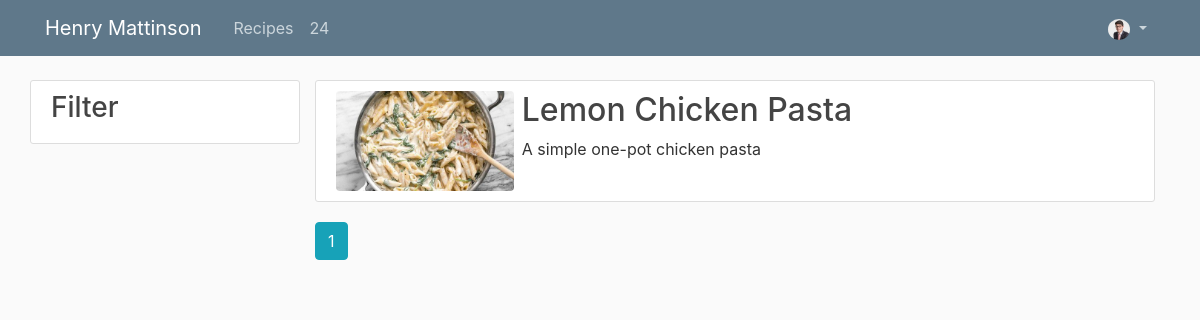
The page /recipes (signed in) on the database its author committed.
### website/models.py (models this page shows, shortened)
class User(db.Model, UserMixin):
    id = db.Column(db.Integer, primary_key=True)
    username = db.Column(db.String(20), unique=True, nullable=False)
    email = db.Column(db.String(120), unique=True, nullable=False)
    image_file = db.Column(db.String(20), nullable=False, default='default.jpg')
    password = db.Column(db.String(60), nullable=False)

class Recipe(db.Model):
    id = db.Column(db.Integer, primary_key=True)
    title = db.Column(db.String(100), nullable=False)
    description = db.Column(db.Text, nullable=False)
    image_file = db.Column(db.String(20), nullable=False, default='default.jpg')
    time = db.Column(db.Integer, nullable=False)
    people = db.Column(db.Integer, nullable=False)
    difficulty = db.Column(db.String(16), nullable=False)
    source_name = db.Column(db.String(100), nullable=False)
    source_link = db.Column(db.String(100), nullable=False)
    ingredients = db.Column(db.String, nullable=False)
    method = db.Column(db.Text, nullable=False)
    tags = db.Column(db.String, nullable=False)
    type = db.Column(db.String, nullable=False)
    notes = db.Column(db.Text, nullable=False)

### website/recipes/routes.py (the view)
@recipes.route("/recipes")
def all():
    page = request.args.get('page', 1, type=int)
    recipes = Recipe.query.order_by(Recipe.id.desc()).paginate(page=page, per_page=10)
    return render_template('recipes.html', recipes=recipes)

### website/models.py (called while the page is built)
@login_manager.user_loader
def load_user(user_id):
    return User.query.get(int(user_id))

### website/templates/recipes.html
{% extends "layout.html" %}
{% block content %}
    {% for recipe in recipes.items %}
    <div class="row">
      <div class="col-3 pl-0">
        <div class="content-section">
          <h3>Filter</h3>
        </div>
      </div>
      <div class="col-9 pl-0">
        <article class="media content-section">
          <div class="media-body">
            <img class="rounded float-left mr-2 pl-0"
                  src="{{ url_for('static', filename='recipe_pics/' + recipe.image_file) }}"
                  height="100">
            <h2><a class="article-title" href="{{ url_for('recipes.recipe', recipe_id=recipe.id) }}">{{ recipe.title }}</a></h2>
            <p class="article-content">{{ recipe.description }}</p>
          </div>
        </article>
      {% endfor %}
      {% for page_num in recipes.iter_pages(left_edge=1, right_edge=1, left_current=1, right_current=2) %}
        {% if page_num %}
          {% if recipes.page == page_num %}
            <a class="btn btn-info mb-4" href="{{ url_for('main.home', page=page_num) }}">{{ page_num }}</a>
          {% else %}
            <a class="btn btn-outline-info mb-4" href="{{ url_for('main.home', page=page_num) }}">{{ page_num }}</a>
          {% endif %}
        {% else %}
          ...
        {% endif %}
      {% endfor %}
    </div>
{% endblock content %}

### website/templates/layout.html (shortened to what this page needs)
<!DOCTYPE html>
<html>
<head>
    <link rel="stylesheet" href="https://maxcdn.bootstrapcdn.com/bootstrap/4.0.0/css/bootstrap.min.css">
    <link rel="stylesheet" type="text/css" href="{{ url_for('static', filename='main.css') }}">
</head>
<body>
    <header class="site-header">
      <nav class="navbar navbar-expand-md navbar-dark bg-steel fixed-top">
        <div class="container">
          <a class="navbar-brand mr-4" href="{{ url_for('main.home')}}">Henry Mattinson</a>
          <div class="collapse navbar-collapse" id="navbarToggle">
            <div class="navbar-nav mr-auto">
              <a class="nav-item nav-link" href="{{ url_for('recipes.all')}}">Recipes</a>
              <a class="nav-item nav-link" href="{{ url_for('card_solver.card_solver')}}">24</a>
            </div>
            <div class="navbar-nav">
              {% if current_user.is_authenticated %}
                <li class="nav-item dropdown">
                  <a class="nav-link dropdown-toggle" href="#" id="navbarDropdown" role="button" data-toggle="dropdown"  aria-haspopup="true" aria-expanded="false">
                    <img class="rounded-circle"
                          src="{{ url_for('static', filename='profile_pics/' + current_user.image_file) }}"
                          height="21">
                  </a>
                </li>
              {% else %}
                <a class="nav-item nav-link" href="{{ url_for('users.login')}}">Login</a>
                <a class="nav-item nav-link" href="{{ url_for('users.register')}}">Register</a>
              {% endif %}
            </div>
          </div>
        </div>
      </nav>
    </header>
    <main role="main" class="container">
      <div class="row">
        <div class="col-md-12">
          {% block content %}
          {% endblock %}
        </div>
      </div>
    </main>
</body>
</html>

### website/static/main.css (style rules this page uses)
body { background: #fafafa; color: #333333; margin-top: 5rem; }
h1, h2, h3, h4, h5, h6 { color: #444444; }
.bg-steel { background-color: #5f788a; }
.site-header .navbar-nav .nav-link { color: #cbd5db; }
.content-section { background: #ffffff; padding: 10px 20px; border: 1px solid #dddddd; border-radius: 3px; margin-bottom: 20px; }
.article-title { color: #444444; }
.article-content { white-space: pre-line; }

### rows shown on the page
User: image_file (picture)
Recipe: image_file (picture), title "Lemon Chicken Pasta", description "A simple one-pot chicken pasta"

### other values the page prints
{{ page_num }} "1"
